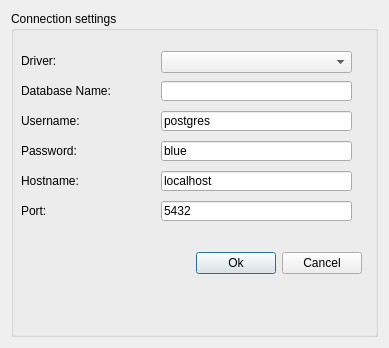
<?xml version="1.0" encoding="UTF-8"?>
<ui version="4.0">
 <class>DBDialog</class>
 <widget class="QDialog" name="DBDialog">
  <property name="geometry">
   <rect>
    <x>0</x>
    <y>0</y>
    <width>389</width>
    <height>348</height>
   </rect>
  </property>
  <property name="windowTitle">
   <string>Database connection</string>
  </property>
  <property name="modal">
   <bool>false</bool>
  </property>
  <layout class="QVBoxLayout" name="verticalLayout">
   <item>
    <widget class="QGroupBox" name="groupBox">
     <property name="title">
      <string>Connection settings</string>
     </property>
     <widget class="QComboBox" name="comboDriver">
      <property name="geometry">
       <rect>
        <x>150</x>
        <y>40</y>
        <width>191</width>
        <height>22</height>
       </rect>
      </property>
     </widget>
     <widget class="QLabel" name="label">
      <property name="geometry">
       <rect>
        <x>10</x>
        <y>40</y>
        <width>131</width>
        <height>20</height>
       </rect>
      </property>
      <property name="text">
       <string>Driver:</string>
      </property>
     </widget>
     <widget class="QLabel" name="label_2">
      <property name="geometry">
       <rect>
        <x>10</x>
        <y>70</y>
        <width>131</width>
        <height>20</height>
       </rect>
      </property>
      <property name="text">
       <string>Database Name:</string>
      </property>
     </widget>
     <widget class="QLineEdit" name="editDatabase">
      <property name="geometry">
       <rect>
        <x>150</x>
        <y>70</y>
        <width>191</width>
        <height>20</height>
       </rect>
      </property>
     </widget>
     <widget class="QLabel" name="label_3">
      <property name="geometry">
       <rect>
        <x>10</x>
        <y>100</y>
        <width>141</width>
        <height>20</height>
       </rect>
      </property>
      <property name="text">
       <string>Username:</string>
      </property>
     </widget>
     <widget class="QLabel" name="label_4">
      <property name="geometry">
       <rect>
        <x>10</x>
        <y>130</y>
        <width>141</width>
        <height>20</height>
       </rect>
      </property>
      <property name="text">
       <string>Password:</string>
      </property>
     </widget>
     <widget class="QLabel" name="label_5">
      <property name="geometry">
       <rect>
        <x>10</x>
        <y>160</y>
        <width>131</width>
        <height>20</height>
       </rect>
      </property>
      <property name="text">
       <string>Hostname:</string>
      </property>
     </widget>
     <widget class="QLabel" name="label_6">
      <property name="geometry">
       <rect>
        <x>10</x>
        <y>190</y>
        <width>141</width>
        <height>20</height>
       </rect>
      </property>
      <property name="text">
       <string>Port:</string>
      </property>
     </widget>
     <widget class="QLineEdit" name="editUsername">
      <property name="geometry">
       <rect>
        <x>150</x>
        <y>100</y>
        <width>191</width>
        <height>20</height>
       </rect>
      </property>
      <property name="text">
       <string>postgres</string>
      </property>
     </widget>
     <widget class="QLineEdit" name="editPassword">
      <property name="geometry">
       <rect>
        <x>150</x>
        <y>130</y>
        <width>191</width>
        <height>20</height>
       </rect>
      </property>
      <property name="text">
       <string>blue</string>
      </property>
     </widget>
     <widget class="QLineEdit" name="editHostname">
      <property name="geometry">
       <rect>
        <x>150</x>
        <y>160</y>
        <width>191</width>
        <height>20</height>
       </rect>
      </property>
      <property name="text">
       <string>localhost</string>
      </property>
     </widget>
     <widget class="QLineEdit" name="editPort">
      <property name="geometry">
       <rect>
        <x>150</x>
        <y>190</y>
        <width>191</width>
        <height>20</height>
       </rect>
      </property>
      <property name="text">
       <string>5432</string>
      </property>
     </widget>
     <widget class="QWidget" name="layoutWidget">
      <property name="geometry">
       <rect>
        <x>10</x>
        <y>240</y>
        <width>341</width>
        <height>25</height>
       </rect>
      </property>
      <layout class="QHBoxLayout" name="horizontalLayout">
       <item>
        <spacer name="horizontalSpacer">
         <property name="orientation">
          <enum>Qt::Horizontal</enum>
         </property>
         <property name="sizeHint" stdset="0">
          <size>
           <width>158</width>
           <height>20</height>
          </size>
         </property>
        </spacer>
       </item>
       <item>
        <widget class="QPushButton" name="okButton">
         <property name="text">
          <string>Ok</string>
         </property>
        </widget>
       </item>
       <item>
        <widget class="QPushButton" name="cancelButton">
         <property name="text">
          <string>Cancel</string>
         </property>
        </widget>
       </item>
      </layout>
     </widget>
    </widget>
   </item>
  </layout>
 </widget>
 <resources/>
 <connections/>
</ui>
